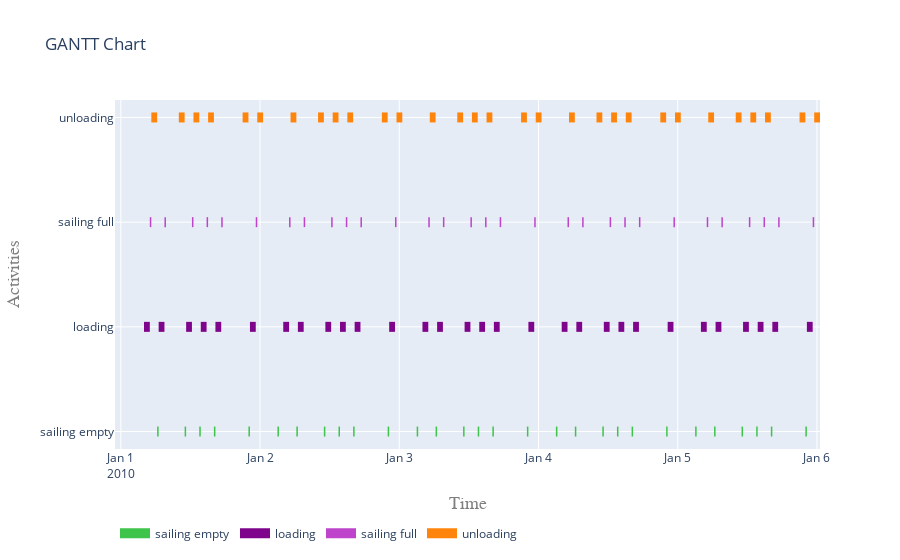

Notebook code cell kept with this figure:
### Markdown cell above
**_Some observations:_**
* The moving criterion states that sailing can only commence when Hs is below 6 m, and there is a window of at least 3600 seconds. While the first data point from the metocean file has a Hs below 6 m, viz. 4 m, the next data point has a Hs higher than 6 m. Since the time interval is exactly 3600 seconds the vessel decides to wait. The first data point with a Hs lower than 6 m is found at 03:00 hours. The vessel then starts 'sailing empty'. However, since the vessels origin is 'to_site', 'sailing empty' takes 0 seconds. 
* The vessel is ready to start loading at 03:00 hours. However, the loading criterion states that loading can only commence when Hs is below 4.5 m. The first time this happens in the metocean dataseries is 04:00 o'clock. So the loading commences at 04:00 hours.

### Code cell
plot.get_gantt_chart(sub_processes)

### Figure 1 — Plotly figure (JSON) as saved in the notebook; plotly's stock layout.template omitted (floating-point values rounded to 4 significant figures; data arrays with more than 128 entries replaced by an {"elided": "..."} marker saying what was removed)
{"data": [{"connectgaps": false, "hoverinfo": "y+name", "line": {"color": "rgb(62,196,75)", "width": 10}, "mode": "lines", "name": "sailing empty", "type": "scatter", "x": {"elided": "150 str values"}, "y": {"elided": "150 str values"}}, {"connectgaps": false, "hoverinfo": "y+name", "line": {"color": "rgb(126,4,139)", "width": 10}, "mode": "lines", "name": "loading", "type": "scatter", "x": {"elided": "150 str values"}, "y": {"elided": "150 str values"}}, {"connectgaps": false, "hoverinfo": "y+name", "line": {"color": "rgb(190,68,203)", "width": 10}, "mode": "lines", "name": "sailing full", "type": "scatter", "x": {"elided": "150 str values"}, "y": {"elided": "150 str values"}}, {"connectgaps": false, "hoverinfo": "y+name", "line": {"color": "rgb(254,132,11)", "width": 10}, "mode": "lines", "name": "unloading", "type": "scatter", "x": {"elided": "150 str values"}, "y": {"elided": "150 str values"}}], "layout": {"hovermode": "closest", "legend": {"orientation": "h", "x": 0, "y": -0.2}, "title": {"text": "GANTT Chart"}, "xaxis": {"range": ["2009-12-31T23:00:00", "2010-01-06T00:31:25.649182"], "title": {"font": {"color": "#7f7f7f", "family": "Courier New, monospace", "size": 18}, "text": "Time"}}, "yaxis": {"title": {"font": {"color": "#7f7f7f", "family": "Courier New, monospace", "size": 18}, "text": "Activities"}}}}
